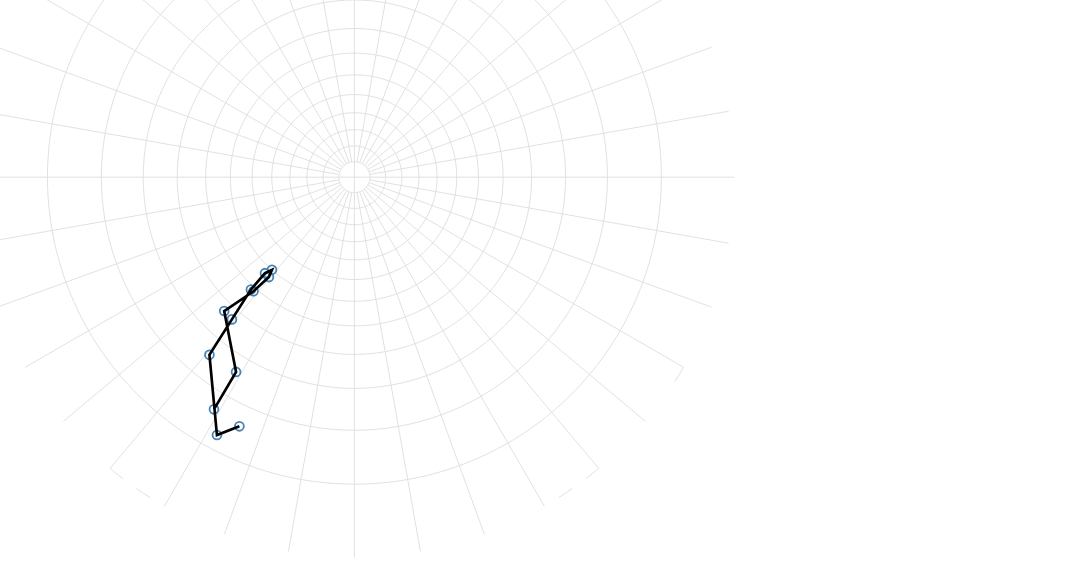

Write the Vega-Lite specification saved for this chart.
### Vega specification from a JSON file in a GitHub repository (floating-point values rounded to 4 significant figures)
{"$schema": "https://vega.github.io/schema/vega/v3.0.json", "width": 1232, "height": 640, "autosize": "none", "signals": [{"name": "type", "value": "stereographic", "bind": {"input": "select", "options": ["albers", "albersUsa", "azimuthalEqualArea", "azimuthalEquidistant", "conicConformal", "conicEqualArea", "conicEquidistant", "equirectangular", "gnomonic", "mercator", "orthographic", "stereographic", "transverseMercator"]}}], "projections": [{"name": "projection", "type": {"signal": "type"}, "scale": 200, "rotate": [0, 90, 0], "center": [0, 0], "clipAngle": 130, "precision": 0.1, "translate": [400, 200]}], "data": [{"name": "graticule", "transform": [{"type": "graticule"}, {"type": "geopath", "projection": "projection"}]}, {"name": "sun", "values": [{"size": 100, "lon": 204.8, "lat": 24.29}, {"size": 100, "lon": 208.1, "lat": 27.53}, {"size": 100, "lon": 219.2, "lat": 14.59}, {"size": 100, "lon": 220.7, "lat": 3.287}, {"size": 100, "lon": 222.6, "lat": -8.464}, {"size": 100, "lon": 223.0, "lat": -16.98}, {"size": 100, "lon": 221.7, "lat": -20.03}, {"size": 100, "lon": 220.6, "lat": -16.86}, {"size": 100, "lon": 221.5, "lat": -8.656}, {"size": 100, "lon": 224.2, "lat": 2.997}, {"size": 100, "lon": 211.3, "lat": 14.26}, {"size": 100, "lon": 211.2, "lat": 23.7}], "transform": [{"type": "geopoint", "projection": "projection", "fields": ["lon", "lat"]}]}], "scales": [], "marks": [{"type": "path", "from": {"data": "graticule"}, "encode": {"update": {"strokeWidth": {"value": 1}, "stroke": {"value": "#ddd"}, "fill": {"value": null}, "path": {"field": "path"}}}}, {"name": "marks", "type": "symbol", "from": {"data": "sun"}, "encode": {"update": {"x": {"field": "x"}, "y": {"field": "y"}, "size": {"field": "size"}, "shape": {"value": "circle"}, "strokeWidth": {"value": 2}, "opacity": {"value": 1}, "stroke": {"value": "#4682b4"}, "fill": {"value": "transparent"}}}}, {"type": "line", "from": {"data": "sun"}, "encode": {"enter": {"x": {"field": "x"}, "y": {"field": "y"}, "stroke": {"value": "#000"}, "strokeWidth": {"value": 3}}}}]}
